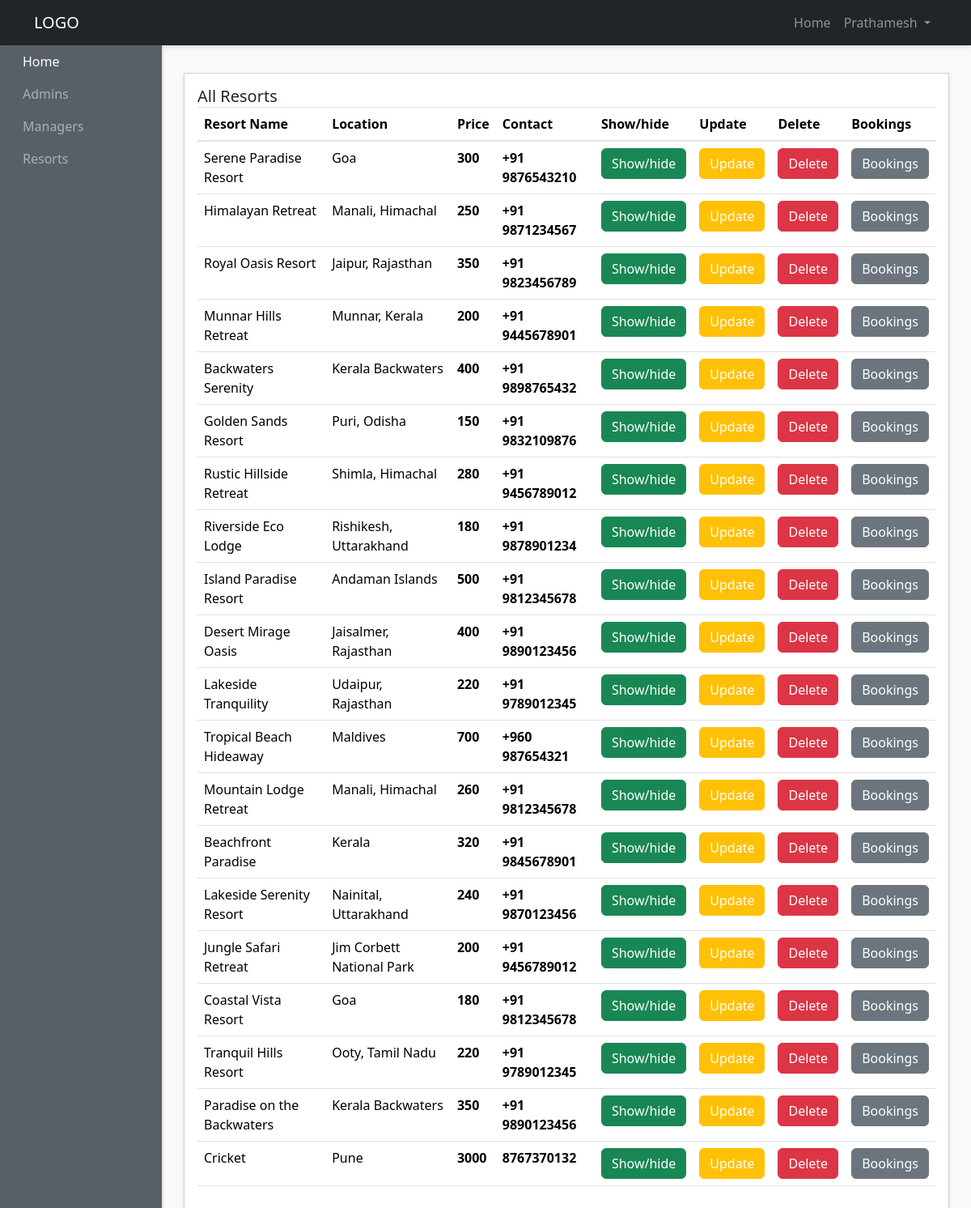
Screenshot of /admin-panel/resorts/show-resorts.php (signed in) with the database file from the repository.
### tables this page shows
CREATE TABLE `resortinfo` (
  `id` int NOT NULL,
  `Name` text NOT NULL,
  `location` varchar(255) DEFAULT NULL,
  `address` varchar(255) DEFAULT NULL,
  `contact_info` varchar(255) DEFAULT NULL,
  `highlights` text,
  `amenities` text,
  `room_types` text,
  `price` int DEFAULT NULL,
  `poster` text NOT NULL,
  `discount` int NOT NULL,
  `rating` int NOT NULL,
  `overview` text NOT NULL,
  `more` text NOT NULL,
  `mid` int NOT NULL,
  `listing` int NOT NULL
);

### admin-panel/resorts/show-resorts.php (the view, shortened to what this page needs)
<?php require "../layouts/header.php"; ?>
<?php require "../../config/config.php"; ?>
<?php
  if (isset($_SESSION['managername'])) {
    $mid = $_SESSION['manager_id'];
    $resorts = $conn->query("SELECT * FROM resortinfo where mid=$mid");
  }
  else{
    $resorts = $conn->query("SELECT * FROM resortinfo");
  }
  $resorts->execute();
  $allResorts = $resorts->fetchAll(PDO::FETCH_OBJ);
?>
      <div class="row">
        <div class="col">
          <div class="card">
            <div class="card-body">
              <h5 class="card-title mb-4 d-inline">All Resorts</h5>
              <table class="table">
                <thead>
                  <tr>
                    <th scope="col">Resort Name</th>
                    <th scope="col">Location</th>
                    <th scope="col">Price</th>
                    <th scope="col">Contact</th>
                    <th scope="col">Show/hide</th>
                    <th scope="col">Update</th>
                    <th scope="col">Delete</th>
                    <th scope="col">Bookings</th>
                  </tr>
                </thead>
                <tbody>
                  <?php foreach($allResorts as $resort) : ?>
                    <tr>
                      <td><?php echo  $resort->Name; ?></td>
                      <td><?php echo  $resort->location; ?></td>
                      <th scope="row"><?php echo  $resort->price; ?></th>
                      <th><?php echo  $resort->contact_info; ?></th>
                      <td><a  href="./control-resorts.php?id=<?php echo $resort->id; ?>&setter=<?php if($resort->listing){echo '0';} else{ echo '1';} ?>" class="btn btn-<?php if($resort->listing){echo 'success';} else{ echo 'warning';} ?> text-white text-center ">Show/hide</a></td>
                      <td><a  href="update-resorts.php?id=<?php echo $resort->id; ?>" class="btn btn-warning text-white text-center ">Update </a></td>
                      <td><a href="delete-resorts.php?id=<?php echo $resort->id; ?>" class="btn btn-danger text-center ">Delete </a></td>
                      <td><a href="show-bookings.php?id=<?php echo $resort->id; ?>" class="btn btn-secondary text-center ">Bookings </a></td>
                    </tr>
                  <?php endforeach; ?>
                </tbody>
              </table>
            </div>
          </div>
        </div>
      </div>
 <?php require "../layouts/footer.php"; ?>

### admin-panel/styles/style.css (style rules this page uses)
body { background:#f9f9f9; }
.card { margin-bottom: 15px; border-radius:0; box-shadow: 0 3px 5px rgba(0,0,0,.1); }

### rows the page displays
resortinfo: Name "Serene Paradise Resort", location "Goa", price "300", contact_info "+91 9876543210"
resortinfo: Name "Himalayan Retreat", location "Manali, Himachal", price "250", contact_info "+91 9871234567"
resortinfo: Name "Royal Oasis Resort", location "Jaipur, Rajasthan", price "350", contact_info "+91 9823456789"
resortinfo: Name "Munnar Hills Retreat", location "Munnar, Kerala", price "200", contact_info "+91 9445678901"
resortinfo: Name "Backwaters Serenity", location "Kerala Backwaters", price "400", contact_info "+91 9898765432"
resortinfo: Name "Golden Sands Resort", location "Puri, Odisha", price "150", contact_info "+91 9832109876"
resortinfo: Name "Rustic Hillside Retreat", location "Shimla, Himachal", price "280", contact_info "+91 9456789012"
resortinfo: Name "Riverside Eco Lodge", location "Rishikesh, Uttarakhand", price "180", contact_info "+91 9878901234"
resortinfo: Name "Island Paradise Resort", location "Andaman Islands", price "500", contact_info "+91 9812345678"
resortinfo: Name "Desert Mirage Oasis", location "Jaisalmer, Rajasthan", price "400", contact_info "+91 9890123456"
resortinfo: Name "Lakeside Tranquility", location "Udaipur, Rajasthan", price "220", contact_info "+91 9789012345"
resortinfo: Name "Tropical Beach Hideaway", location "Maldives", price "700", contact_info "+960 987654321"
resortinfo: Name "Mountain Lodge Retreat", location "Manali, Himachal", price "260", contact_info "+91 9812345678"
resortinfo: Name "Beachfront Paradise", location "Kerala", price "320", contact_info "+91 9845678901"
resortinfo: Name "Lakeside Serenity Resort", location "Nainital, Uttarakhand", price "240", contact_info "+91 9870123456"
resortinfo: Name "Jungle Safari Retreat", location "Jim Corbett National Park", price "200", contact_info "+91 9456789012"
resortinfo: Name "Coastal Vista Resort", location "Goa", price "180", contact_info "+91 9812345678"
resortinfo: Name "Tranquil Hills Resort", location "Ooty, Tamil Nadu", price "220", contact_info "+91 9789012345"
resortinfo: Name "Paradise on the Backwaters", location "Kerala Backwaters", price "350", contact_info "+91 9890123456"
resortinfo: Name "Cricket", location "Pune", price "3000", contact_info "8767370132"

### other values shown
$_SESSION['adminname'] "Prathamesh"
